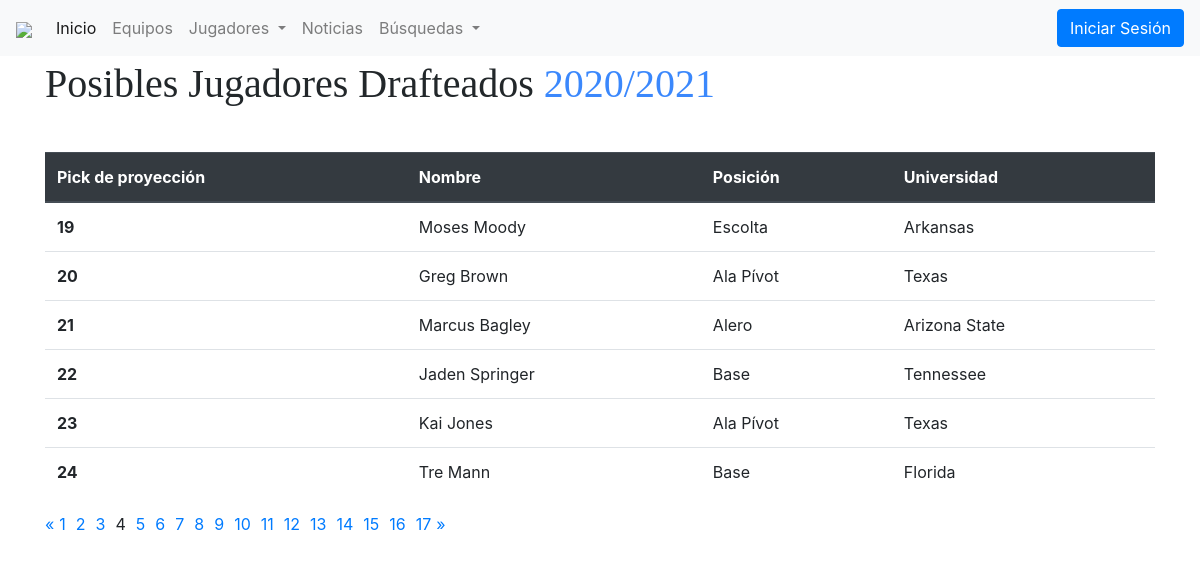
Screenshot of /drafteados/?page=4 with the database file from the repository.
### main/models.py (models this page shows, shortened)
class Drafteado(models.Model):
    nombreJugador = models.CharField(max_length=64, default="nul")
    posicionJugador = models.CharField(PosicionDraft,max_length=64, default="nul")
    universidad = models.CharField(Universidad,max_length=256, default="nul")
    pickJugador = models.IntegerField(default=0)

### main/views.py (the view)
# urls.py: path('drafteados/', views.lista_drafteados),
def lista_drafteados(request):
    drafteados_list=Drafteado.objects.all()
    page = request.GET.get('page', 1)
    paginator = Paginator(drafteados_list, 6)
    try:
        drafteados = paginator.page(page)
    except PageNotAnInteger:
        drafteados = paginator.page(1)
    except EmptyPage:
        drafteados = paginator.page(paginator.num_pages)
    return render(request, 'drafteados.html', { 'drafteados': drafteados })

### main/templates/drafteados.html (shortened to what this page needs)
{% extends 'base.html' %}
  {% block contenido %}
  <body>
    <main class="main">
        <div class="container">
            <div class="inner__headings">
            <h3 class="inner__head">Posibles Jugadores Drafteados <span class="inner__clr">2020/2021</span></h3>
            </div>
            <table class="table">
                <thead class="thead-dark">
                <tr>
                    <th scope="col">Pick de proyección</th>
                    <th scope="col">Nombre</th>
                    <th scope="col">Posición</th>
                    <th scope="col">Universidad</th>
                </tr>
                </thead>
                <tbody>
                {% for row in drafteados %}
                <tr>
                    <th>{{row.pickJugador}}</th>
                    <td>{{row.nombreJugador}}</td>
                    <td>{{row.posicionJugador}}</td>
                    <td>{{row.universidad}}</td>
                </tr>
                {% endfor %}
                </tbody>
            </table>
            {% if drafteados.has_other_pages %}
            <ul class="pagination">
                {% if drafteados.has_previous %}
                <li><a href="?page={{ drafteados.previous_page_number }}">&laquo;</a></li>
                {% else %}
                <li class="disabled"><span>&laquo;</span></li>
                {% endif %}
                {% for i in drafteados.paginator.page_range %}
                {% if drafteados.number == i %}
                    <li style="margin-right: 5px; margin-left: 5px;" class="active"><span>{{ i }} <span class="sr-only">(current)</span></span></li>
                {% else %}
                    <li style="margin-right: 5px; margin-left: 5px;"><a href="?page={{ i }}">{{ i }}</a></li>
                {% endif %}
                {% endfor %}
                {% if drafteados.has_next %}
                <li ><a  href="?page={{ drafteados.next_page_number }}">&raquo;</a></li>
                {% else %}
                <li class="disabled"><span>&raquo;</span></li>
                {% endif %}
            </ul>
            {% endif %}
  </div>
  </main>
  </body>
  {% endblock %}

### rows the page displays
Drafteado: pickJugador "19", nombreJugador "Moses Moody", posicionJugador "Escolta", universidad "Arkansas"
Drafteado: pickJugador "20", nombreJugador "Greg Brown", posicionJugador "Ala Pívot", universidad "Texas"
Drafteado: pickJugador "21", nombreJugador "Marcus Bagley", posicionJugador "Alero", universidad "Arizona State"
Drafteado: pickJugador "22", nombreJugador "Jaden Springer", posicionJugador "Base", universidad "Tennessee"
Drafteado: pickJugador "23", nombreJugador "Kai Jones", posicionJugador "Ala Pívot", universidad "Texas"
Drafteado: pickJugador "24", nombreJugador "Tre Mann", posicionJugador "Base", universidad "Florida"

### other values shown
{{ i }} "1" "2" "3" "5" "6" "7" "8" "9" "10" "11" "12" "13" "14" "15" "16" "17"
{{ i }} "4"
